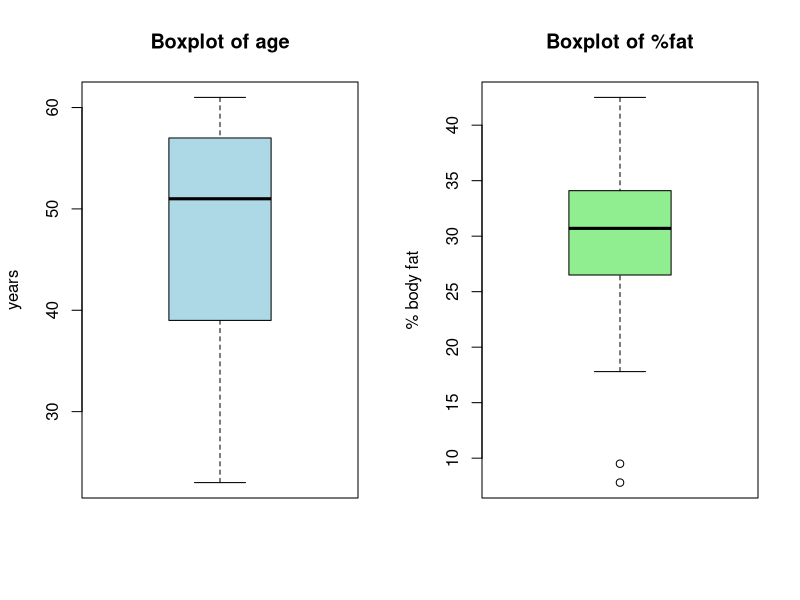
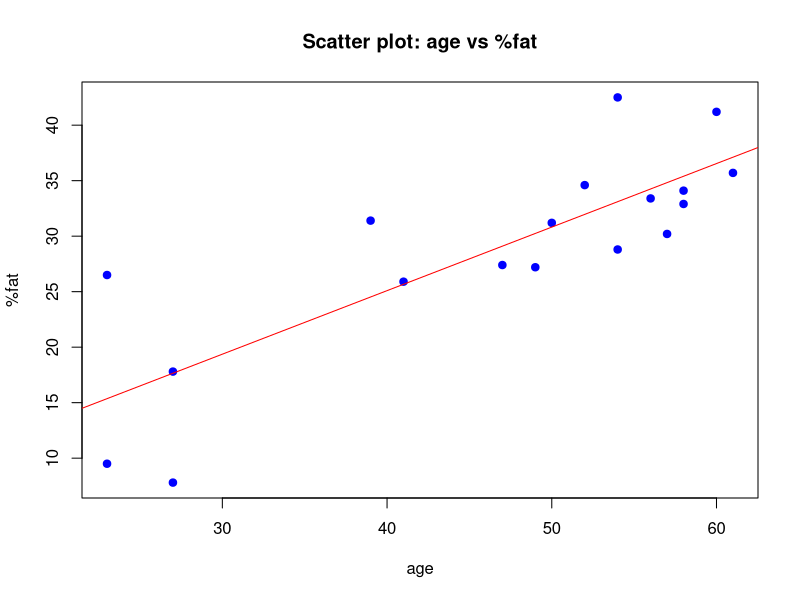
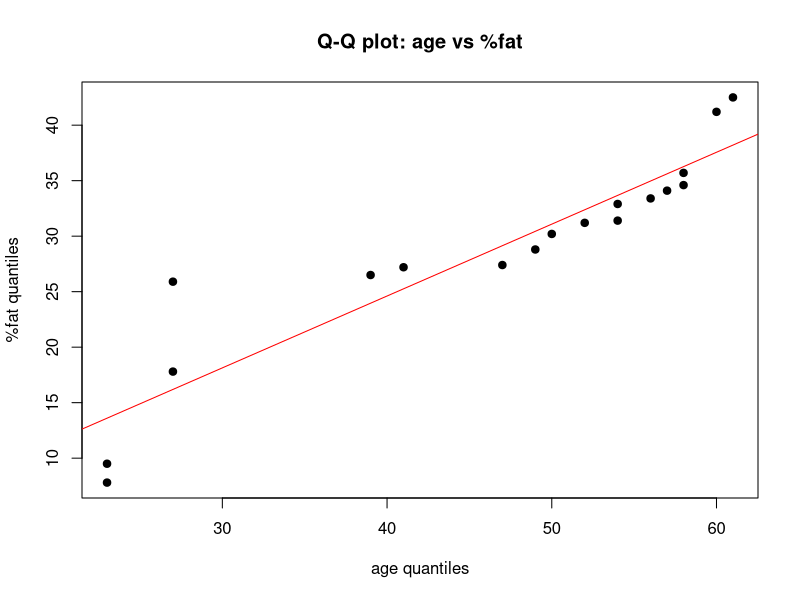

Here is the R script that generated these plots, in order:
# Day 1 - Q5: age & %fat of 18 adults - mean/median/sd, boxplots, scatter plot, q-q plot
age <- c(23,23,27,27,39,41,47,49,50,52,54,54,56,57,58,58,60,61)
fat <- c(9.5,26.5,7.8,17.8,31.4,25.9,27.4,27.2,31.2,34.6,42.5,28.8,33.4,30.2,34.1,32.9,41.2,35.7)

cat("(a) Descriptive statistics\n")
print(data.frame(attribute = c("age", "%fat"),
                 mean   = round(c(mean(age),   mean(fat)),   2),
                 median = c(median(age), median(fat)),
                 sd     = round(c(sd(age),     sd(fat)),     2)))

png("day1/output/q05_boxplots.png", 900, 450)
par(mfrow = c(1, 2))
boxplot(age, main = "Boxplot of age", ylab = "years", col = "lightblue")
boxplot(fat, main = "Boxplot of %fat", ylab = "% body fat", col = "lightgreen")
invisible(dev.off())

png("day1/output/q05_scatter.png", 600, 500)
plot(age, fat, pch = 19, col = "blue", main = "Scatter plot: age vs %fat", xlab = "age", ylab = "%fat")
abline(lm(fat ~ age), col = "red")
invisible(dev.off())

png("day1/output/q05_qqplot.png", 600, 500)
qqplot(age, fat, main = "Q-Q plot: age vs %fat", xlab = "age quantiles", ylab = "%fat quantiles", pch = 19)
abline(lm(sort(fat) ~ sort(age)), col = "red")
invisible(dev.off())

cat("\n(b)(c) Plots saved: q05_boxplots.png, q05_scatter.png, q05_qqplot.png\n")
cat("Correlation(age, %fat) =", round(cor(age, fat), 3), "\n")
